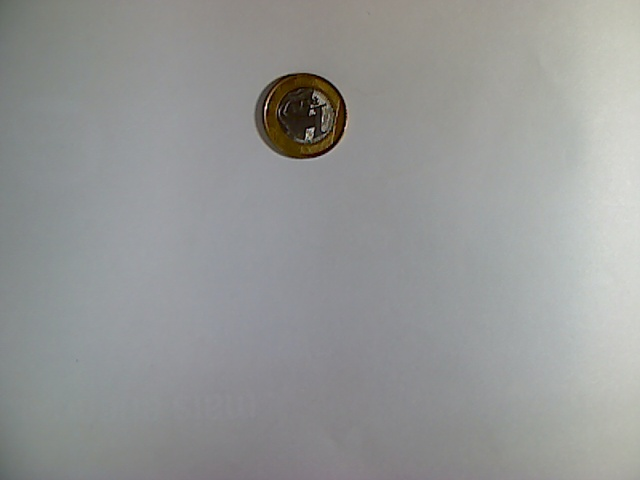
#> input picture classification/100_1477154532.jpg, 640 x 480 px; its folder holds only this picture in this run
$ python generateDataset.py   (older library calls are emulated)
#> lines starting #> are read from the running program, lines starting #| are printed output that depends on the picture; after the words box and inside, x2 and y2 are one past the last pixel; in counts of white or black regions, pixels touching at a corner belong together
import cv2
import numpy as np
from skimage.feature import peak_local_max
from skimage.segmentation import watershed
from scipy import ndimage
import imutils
from imutils import paths
import os
from tqdm import tqdm

imagePaths = list(paths.list_images('classification'))

NewDataPath = "newDataset/train/"

coinTypes = [5,10,25,50,100]

for coinType in coinTypes:
    try:
        os.mkdir(NewDataPath + str(coinType))
    except OSError:
        print ("Creation of the directory ")
    else:
        print ("Successfully created the directory")

for imagePath in tqdm(imagePaths):

    imgName = imagePath.split("/")[-1]
    coinType = imgName.split("_")[0]

    img = cv2.imread(imagePath)
#> img is the input picture: shape (480, 640, 3); mean B, G, R 150, 151, 149.7
    shifted = cv2.pyrMeanShiftFiltering(img, 21, 51)

    white = False

    save_img = img.copy()

    gray = cv2.cvtColor( shifted, cv2.COLOR_BGR2GRAY)

    gray_blur = cv2.GaussianBlur(gray, (15, 15), 0)

    _,thresh = cv2.threshold(gray_blur, 0, 255,  cv2.THRESH_OTSU)
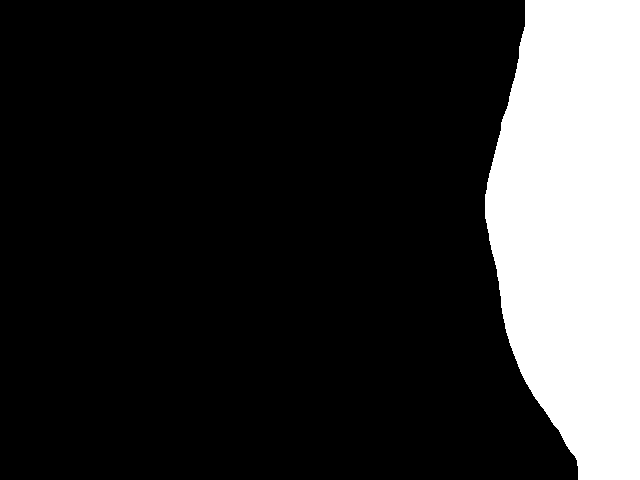
#> thresh: shape (480, 640); 19.6% white; 1 white region, box (x1, y1, x2, y2) and area: (485, 0, 640, 480) 60142

    gray = thresh

    gray = cv2.GaussianBlur(gray, (9, 9),0)

    avg_color_per_row = np.average(gray, axis=0)
#> avg_color_per_row = 640 values from 0 to 255
    avg_color = np.average(avg_color_per_row, axis=0)
#> avg_color = 49.92
    # print(avg_color)

    if(avg_color >= 100):
        gray = cv2.bitwise_not(gray)
        white = True

    g = gray.copy()

    res = cv2.bitwise_and(shifted, shifted,mask = gray)
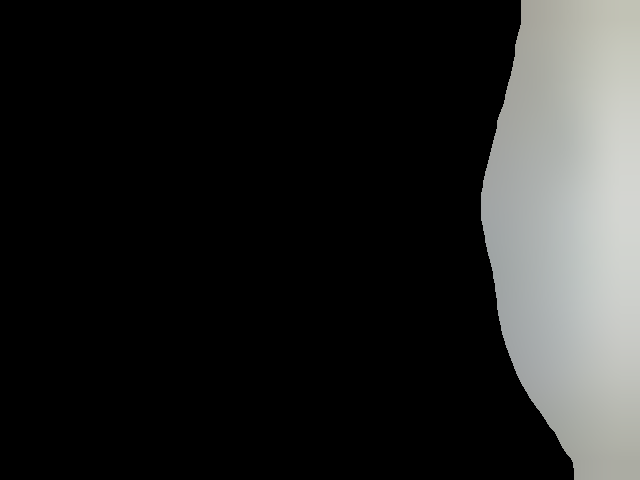
#> res: shape (480, 640, 3); mean B, G, R 36.6, 37.5, 37
    gray = cv2.cvtColor( res, cv2.COLOR_BGR2GRAY)
    gray = cv2.GaussianBlur(gray, (15, 15), 0)

    g2 = gray.copy()

    _,thresh = cv2.threshold(gray ,1,255,cv2.THRESH_BINARY)
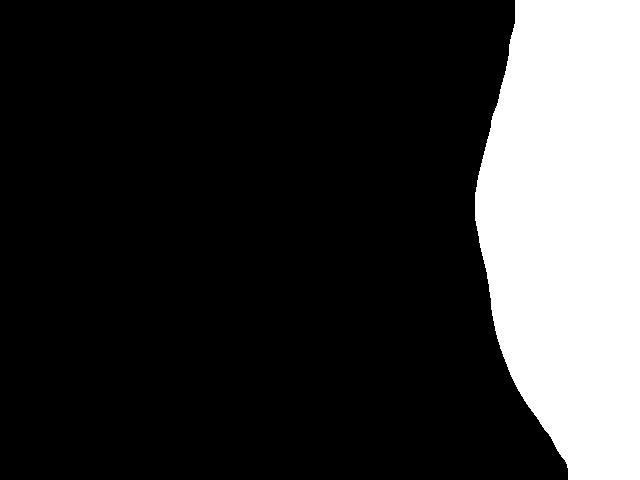
#> thresh: shape (480, 640); 21.3% white; 1 white region, box (x1, y1, x2, y2) and area: (475, 0, 640, 480) 65347

    # thresh = cv2.GaussianBlur(thresh, (9, 9),0)

    thr = thresh.copy()

    #Waterhed

    D = ndimage.distance_transform_edt(thresh)
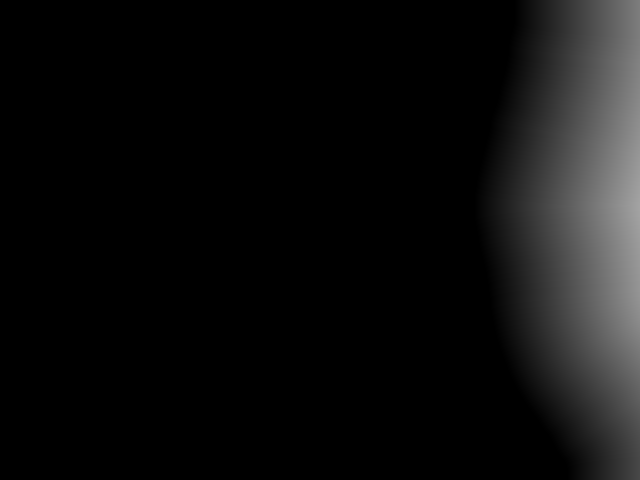
#> D: shape (480, 640) float64; min 0, max 163.8, mean 14.4
    localMax = peak_local_max(D, indices=False, min_distance=20,labels=thresh)
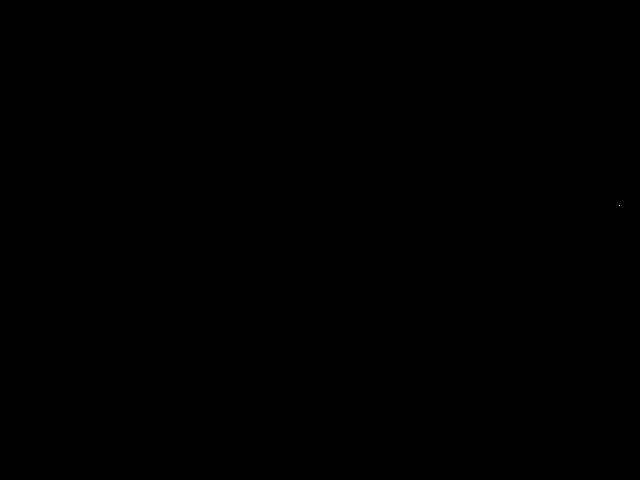
#> localMax: shape (480, 640) bool; 0% white in thin lines or dots, all inside (x1, y1, x2, y2) = (619, 205, 620, 206)

    markers = ndimage.label(localMax, structure=np.ones((3, 3)))[0]
    labels = watershed(-D, markers, mask=thresh)

    ########################
    label = np.unique(labels)[1:]
#> label = [1]

    if(len(label) <= 0):
        continue

    label = label[0]
#> label = 1
    # for label in np.unique(labels)[1:]:

    mask = np.zeros(gray.shape, dtype="uint8")
    mask[labels == label] = 255
    cnts = cv2.findContours(mask.copy(), cv2.RETR_EXTERNAL, cv2.CHAIN_APPROX_SIMPLE)
    cnts = imutils.grab_contours(cnts)
    c = max(cnts, key=cv2.contourArea)
    ((x, y), r) = cv2.minEnclosingCircle(c)

    x = int(x)
    y = int(y)
    r = int(r)

    aux = save_img.copy()

    #adicionar limite caso a moeda esteja no canto.
    # aux = cv2.bitwise_and(save_img, save_img,mask = mask)

    # if(white):
    #     aux[mask == 0] = [255, 255, 255]
    # else:
    #     aux[mask == 0] = [0, 0, 0]


    limInfY = (y - r)

    if  limInfY < 0:
        limInfY = 0

    limInfX = (x - r)

    if limInfX < 0:
        limInfX = 0

    limSupY = y + r

    if (limSupY > int(img.shape[0])):
        limSupY = int(img.shape[0])
#> limSupY = 480

    limSupX =  x + r

    if(limSupX > int(img.shape[1])):
        limSupX =  int(img.shape[1] )
#> limSupX = 640

    crop_img = aux[limInfY:limSupY, limInfX:limSupX]
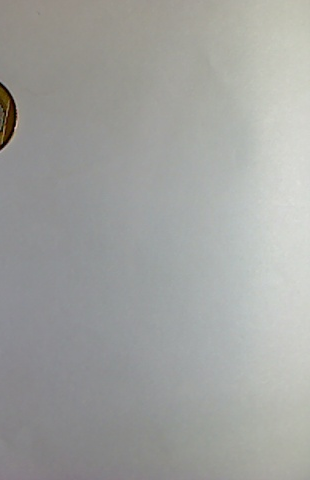
#> crop_img: shape (480, 310, 3); mean B, G, R 159.6, 162.3, 161.2
    # print("entu")
    # print(crop_img.shape[0])
    # print(crop_img.shape[1])

    if((int(crop_img.shape[0]) >= 200) or (int(crop_img.shape[1]) >= 200)):
        cv2.imwrite("error/" + imgName, crop_img)
    else:
        if((int(crop_img.shape[0]) <= 50) or (int(crop_img.shape[1])  <= 50)):
            cv2.imwrite("error/" + imgName, crop_img)
        else:
            cv2.imwrite(NewDataPath + coinType + "/" + imgName, crop_img)

    # [11 lines of commented-out code are left out]
